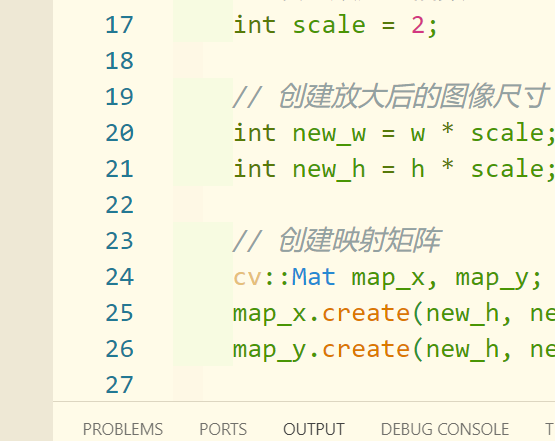
//> input picture opencv-test/img-opt/bin/Debug/test.png, 555 x 441 px
$ ./main   (built with g++ and OpenCV 4)
//> lines starting //> are read from the running program, lines starting //| are printed output that depends on the picture
#include <opencv2/opencv.hpp>
#include <iostream>

int main() {
    // 读取输入图像
    cv::Mat src = cv::imread("test.png");
//> src is the input picture: 441 rows x 555 cols, CV_8UC3; mean B, G, R 221.6, 242.8, 244.4
    if (src.empty()) {
        std::cerr << "Failed to read input image!" << std::endl;
        return -1;
    }

    // 计算放大倍数
    double scale = 2.0;

    // 计算输出图像尺寸
    int dstWidth = static_cast<int>(src.cols * scale);
//> dstWidth = 1110
    int dstHeight = static_cast<int>(src.rows * scale);
//> dstHeight = 882

    // 创建输出图像
    cv::Mat dst(dstHeight, dstWidth, src.type());

    // 生成映射表
    cv::Mat mapX(dstHeight, dstWidth, CV_32FC1);
    cv::Mat mapY(dstHeight, dstWidth, CV_32FC1);
    for (int y = 0; y < dstHeight; y++) {
        for (int x = 0; x < dstWidth; x++) {
            mapX.at<float>(y, x) = static_cast<float>(x / scale);
            mapY.at<float>(y, x) = static_cast<float>(y / scale);
        }
    }
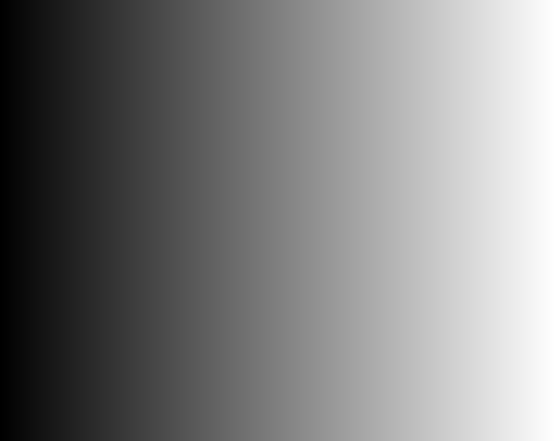
//> mapX: 882 rows x 1110 cols, CV_32FC1 (shown at 1/2 size); min 0, max 554.5, mean 277.2; drawn with min black and max white
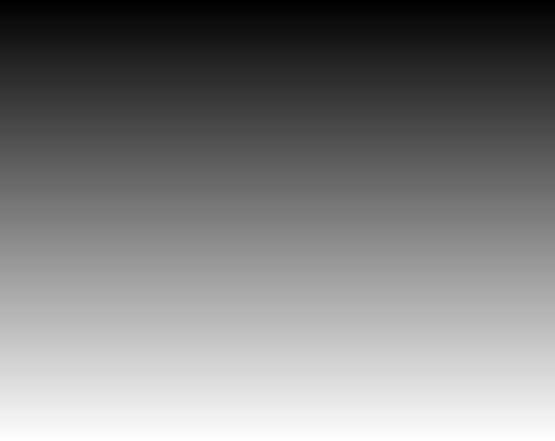
//> mapY: 882 rows x 1110 cols, CV_32FC1 (shown at 1/2 size); min 0, max 440.5, mean 220.2; drawn with min black and max white

    // 执行图像放大
    cv::remap(src, dst, mapX, mapY, cv::INTER_LINEAR);
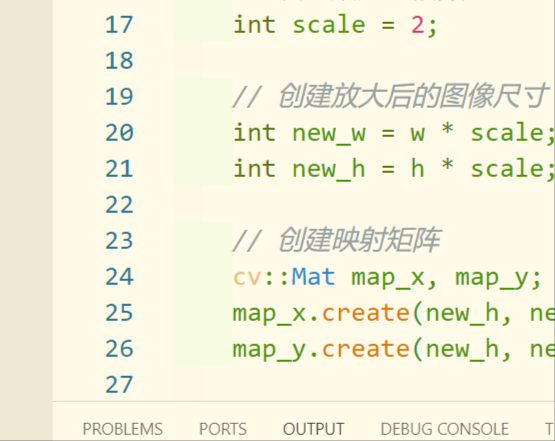
//> dst: 882 rows x 1110 cols, CV_8UC3 (shown at 1/2 size); mean B, G, R 221.4, 242.5, 244.2

    // 显示结果图像
    cv::imshow("Input", src);
    cv::imshow("Output", dst);
    cv::waitKey(0);

    return 0;
}
